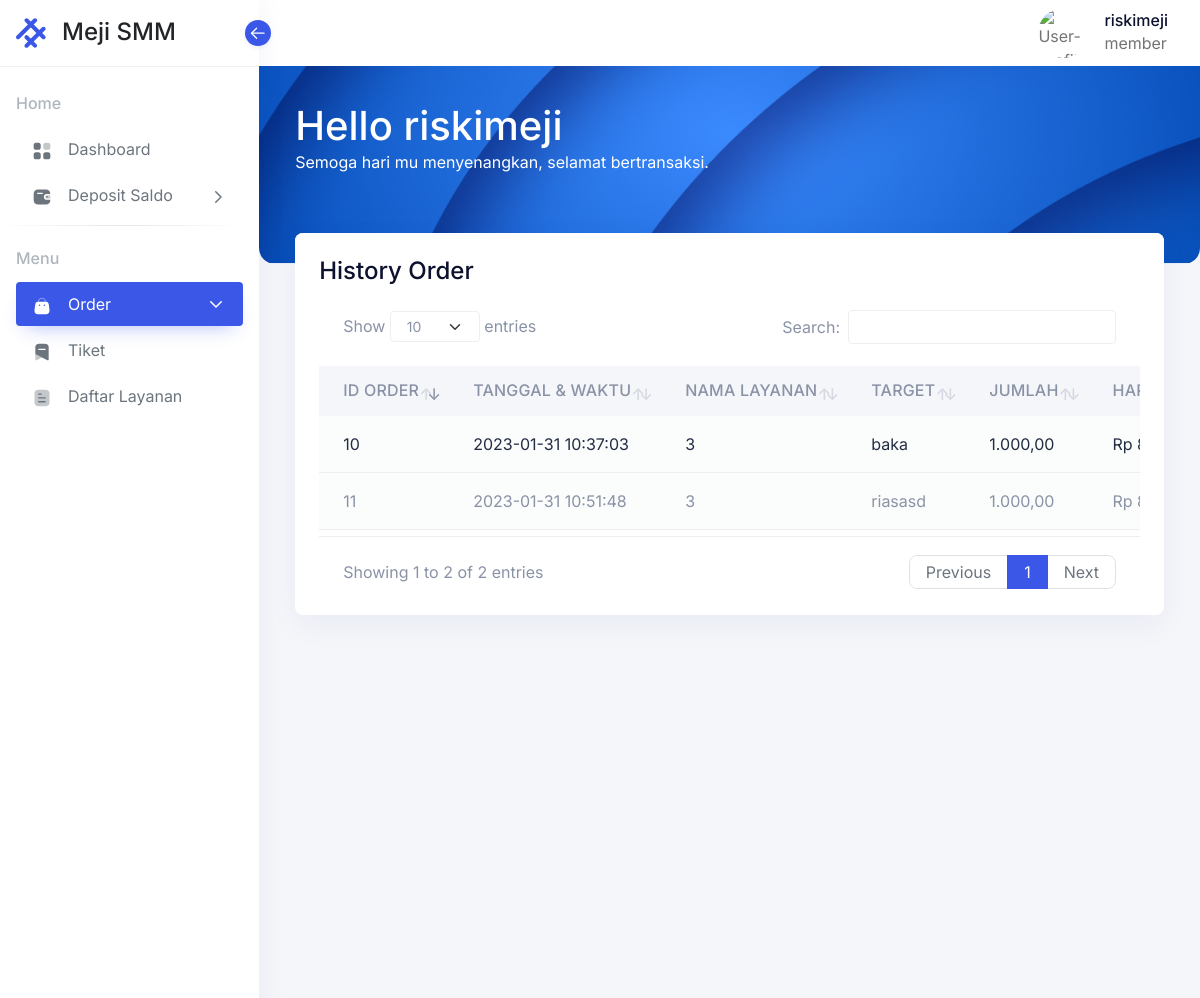
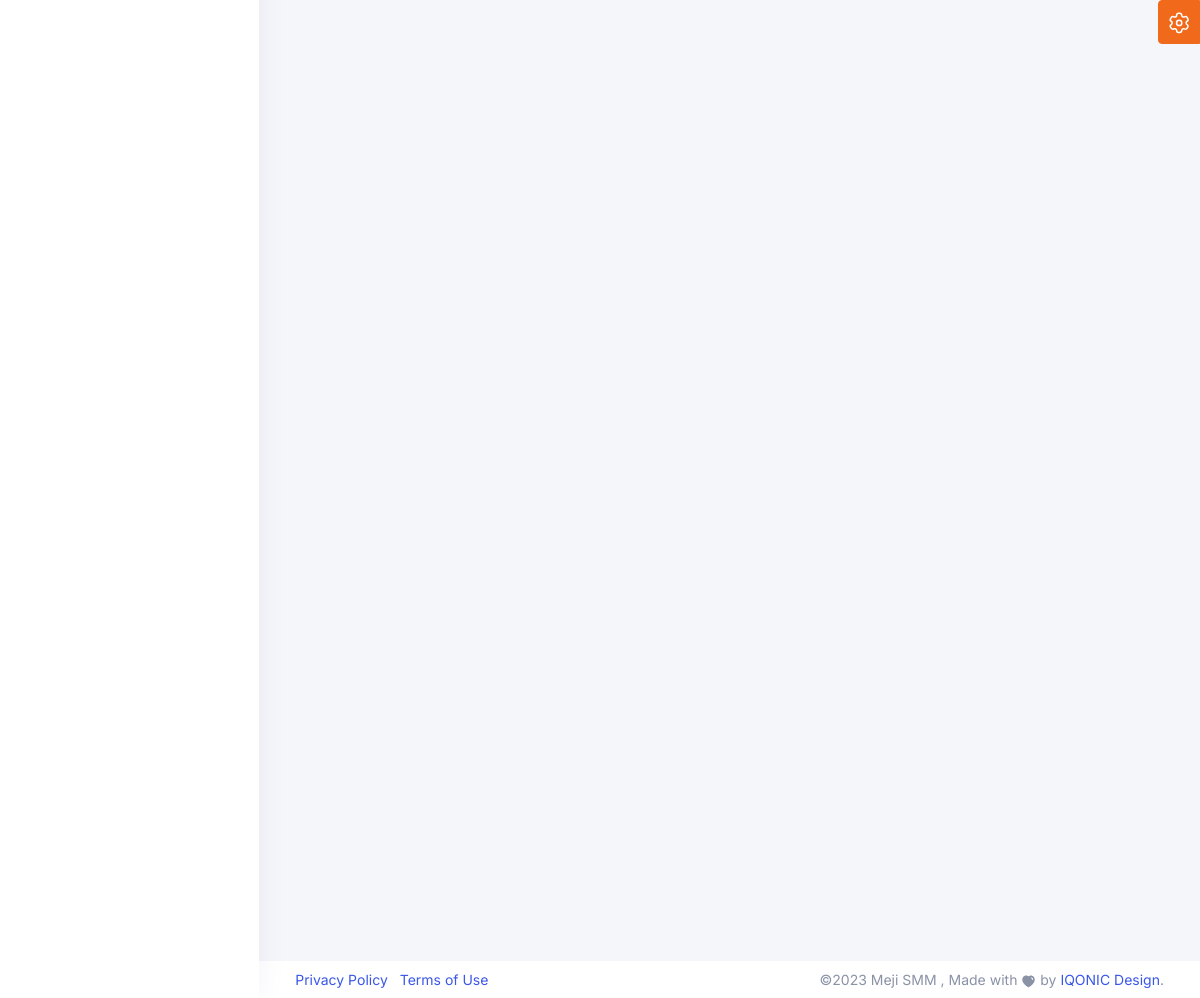
The app's page /dashboard/history_order.php (signed in) with its own data (2 pictures, top to bottom).
### tables this page shows
CREATE TABLE `orderd` (
  `order_id` int(11) NOT NULL,
  `id_layanan` int(20) NOT NULL,
  `date` datetime NOT NULL,
  `po_id` int(20) NOT NULL,
  `user_id` int(20) NOT NULL,
  `service_idp` int(20) NOT NULL,
  `jumlah_pesan` int(255) NOT NULL,
  `target` varchar(255) NOT NULL,
  `total_harga` double NOT NULL,
  `status` varchar(255) NOT NULL,
  `reffund` int(2) NOT NULL
);

### dashboard/history_order.php (the view, shortened to what this page needs)
<?php
include '../mainconfig.php';
$username = $_SESSION['username'];
$user = mysqli_query($conn, "SELECT * FROM users where username = '$username'");
$array = mysqli_fetch_array($user);
$id_user = $array['id'];
?>
<!doctype html>
<html lang="en" dir="ltr">
  <head>
      <link rel="stylesheet" href="../assets/css/core/libs.min.css" />
      <link rel="stylesheet" href="../assets/vendor/aos/dist/aos.css" />
      <link rel="stylesheet" href="../assets/css/hope-ui.min.css?v=1.2.0" />
      <link rel="stylesheet" href="../assets/css/custom.min.css?v=1.2.0" />
      <link rel="stylesheet" href="../assets/css/dark.min.css"/>
      <link rel="stylesheet" href="../assets/css/customizer.min.css" />
      <link rel="stylesheet" href="../assets/css/rtl.min.css"/>
  </head>
  <body class="  ">
    <?php
    include '../dashboard/lib/sidebar.php';
    ?>
    <main class="main-content">
    <?php
    include '../dashboard/lib/header.php';
    ?>
     <div class="conatiner-fluid content-inner mt-n5 py-0">
   <div class="row">
      <div class="col-sm-12">
         <div class="card">
            <div class="card-header d-flex justify-content-between">
               <div class="header-title">
                  <h4 class="card-title">History Order</h4>
               </div>
            </div>
            <div class="card-body">
               <div class="table-responsive">
                  <table id="test" class="table table-striped" data-toggle="data-table">
                     <thead>
                        <tr>
                           <th>ID Order</th>
                           <th>Tanggal & Waktu</th>
                           <th>Nama Layanan</th>
                           <th>Target</th>
                           <th>Jumlah</th>
                           <th>Harga</th>
                        </tr>
                     </thead>
                     <tbody>
                     <?php
                     $data = mysqli_query($conn, "SELECT * FROM orderd where user_id = '$id_user' ORDER BY order_id DESC");
                    while($row = mysqli_fetch_array($data)){
                        ?>
                        <tr>
                        <td><?php echo $row['order_id']?></td>
                        <td><?php echo $row['date']?></td>
                        <td><?php echo $row['id_layanan']?></td>
                        <td><?php echo $row['target']?></td>
                        <td><?php echo number_format($row['jumlah_pesan'],2,',','.');?></td>
                        <td><?php echo "Rp " . number_format($row['total_harga'],2,',','.');?></td>
                        <?php
                    }
                        ?>
                     </tbody>
                  </table>
               </div>
            </div>
         </div>
      </div>
   </div>
      </div>
      <?php
     include '../dashboard/lib/footer.php';
      ?>
  </body>
</html>

### records on screen
orderd: order_id "11", date "2023-01-31 10:51:48", id_layanan "3", target "riasasd", jumlah_pesan "1.000,00"
orderd: order_id "10", date "2023-01-31 10:37:03", id_layanan "3", target "baka", jumlah_pesan "1.000,00"

### other values on screen
$_SESSION['username'] "riskimeji"
$_SESSION['level'] "member"
